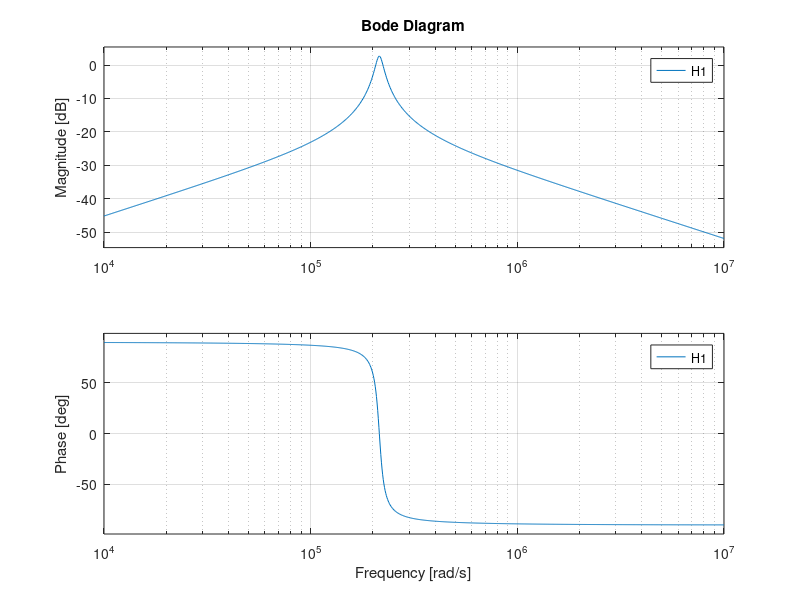

This chart was generated by the following MATLAB code:
% Formulas para graficos %
clc;
s = tf('s');

R1 = 3.3e3;
K = 0.162;
C = 470e-12;
a = 0.033;
R2 = 29.7e3;

H1 = (1/(1-K))*(a*s/(C*R1))/((s^2) + s*(2/(C*R2))*(1-(R2*K/(2*R1*(1-K)))) + (1/((C^2)*R1*R2)));
bode(H1)
R1 = 1.39e3;
K = 0.165;
C = 1e-9;
a = 0.033;
R2 = 12.6e3;

H2 = (1/(1-K))*(a*s/(C*R1))/((s^2) + s*(2/(C*R2))*(1-(R2*K/(2*R1*(1-K)))) + (1/((C^2)*R1*R2)));

% Esta es la transferencia %
H = H1*H2;
%%% 

K = 0.162;
C = 470e-12;
R2 = 29.7e3;

% Esta es la Zin % 
Zin = 100000/(1 - H1*(((1-K)/(s*C*R2)) + K));

%%%
